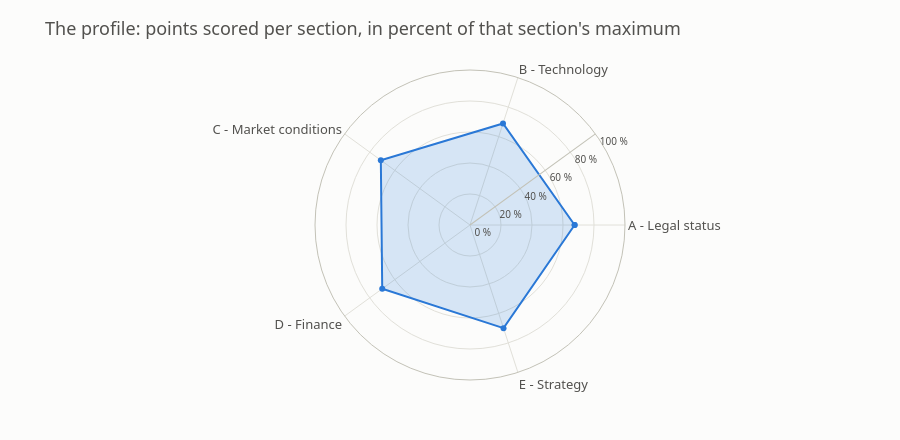

Notebook source saved alongside this figure:
### Markdown cell above
---

## Step 3 — The profile: where this patent is strong, and where it is weak

The first read-out uses **all forty** answers. Each section scores points out of its own
maximum, and the shape that comes out is the qualitative verdict: a patent can be legally
solid and commercially thin, or the other way round, and the radar shows which.

This is also the half of IPScore that never touches the money — and it is the half most
clients find immediately useful, because it points at *what to fix*.

### Code cell
prof = kit.profile(answers, spec)

section_max = {key: 5 * len(spec.of_section(key)) for key in spec.sections}
radar = pd.DataFrame([
    {
        "Section": f"{key} - {title}",
        "Points": prof.section_points[key],
        "Maximum": section_max[key],
        "Percent": prof.section_points[key] / section_max[key] * 100,
    }
    for key, title in spec.sections.items()
])

fig_profile = go.Figure()
fig_profile.add_trace(go.Scatterpolar(
    r=list(radar["Percent"]) + [radar["Percent"].iloc[0]],
    theta=list(radar["Section"]) + [radar["Section"].iloc[0]],
    fill="toself", name="This patent",
    line={"color": kit.PALETTE["revenue"], "width": 2},
    fillcolor="rgba(42,120,214,0.18)",
    hovertemplate="%{theta}<br>%{r:.0f} % of the section maximum<extra></extra>",
))
fig_profile.update_layout(
    **kit.CHART_LAYOUT, height=440, showlegend=False,
    title="The profile: points scored per section, in percent of that section's maximum",
    polar={
        "bgcolor": kit.PALETTE["surface"],
        "radialaxis": {"visible": True, "range": [0, 100], "angle": 36, "tickangle": 36,
                       "gridcolor": kit.PALETTE["grid"], "linecolor": kit.PALETTE["axis"],
                       "ticksuffix": " %", "tickfont": {"size": 10}},
        "angularaxis": {"gridcolor": kit.PALETTE["grid"], "linecolor": kit.PALETTE["axis"]},
    },
)
fig_profile.show()

print(f"Total  {prof.total_points} / {prof.max_points} points")
print(f"Average risk         {prof.average_risk:+.2f}   (0 = no weakness, -1 = worst on every risk driver)")
print(f"Average opportunity  {prof.average_opportunity:+.2f}   (0 = no upside, +1 = best on every opportunity driver)")

### Figure 1 — Plotly figure (JSON) as saved in the notebook; plotly's stock layout.template omitted (floating-point values rounded to 4 significant figures)
{"data": [{"fill": "toself", "fillcolor": "rgba(42,120,214,0.18)", "hovertemplate": "%{theta}<br>%{r:.0f} % of the section maximum<extra></extra>", "line": {"color": "#2a78d6", "width": 2}, "name": "This patent", "r": [67.5, 68.89, 71.11, 70.0, 70.0, 67.5], "theta": ["A - Legal status", "B - Technology", "C - Market conditions", "D - Finance", "E - Strategy", "A - Legal status"], "type": "scatterpolar"}], "layout": {"font": {"color": "#52514e", "family": "system-ui, -apple-system, Segoe UI, sans-serif", "size": 13}, "height": 440, "legend": {"orientation": "h", "x": 0, "y": -0.18}, "margin": {"b": 60, "l": 70, "r": 30, "t": 70}, "paper_bgcolor": "#fcfcfb", "plot_bgcolor": "#fcfcfb", "polar": {"angularaxis": {"gridcolor": "#e1e0d9", "linecolor": "#c3c2b7"}, "bgcolor": "#fcfcfb", "radialaxis": {"angle": 36, "gridcolor": "#e1e0d9", "linecolor": "#c3c2b7", "range": [0, 100], "tickangle": 36, "tickfont": {"size": 10}, "ticksuffix": " %", "visible": true}}, "showlegend": false, "title": {"text": "The profile: points scored per section, in percent of that section's maximum"}, "xaxis": {"gridcolor": "#e1e0d9", "linecolor": "#c3c2b7", "zeroline": false}, "yaxis": {"gridcolor": "#e1e0d9", "linecolor": "#c3c2b7", "zeroline": false}}}
